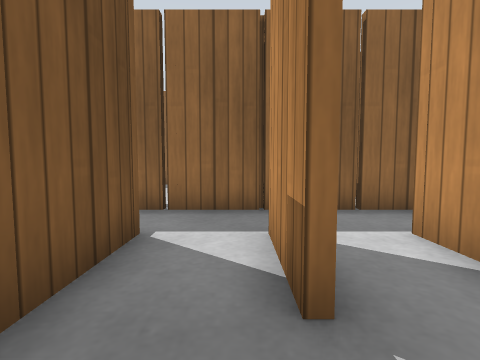
View 1 (above)

24 first-person views from a walk through a robot-simulator world made for Gazebo. The camera is 0.5 m above the floor, tilts 4° down and sees 85° across. The floor is counted in squares, 0.5 m on a side. Each view is taken from the middle of a square. On the plan, view 1 faces up. The plan holds only what a view shows up to about 11 squares ahead; the rest is blank. Simple patterns stand in for the simulator's built-in surfaces.

View 2
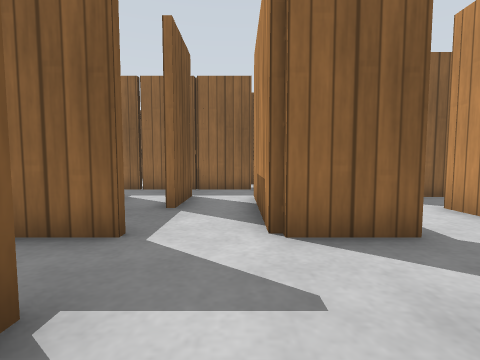

View 3
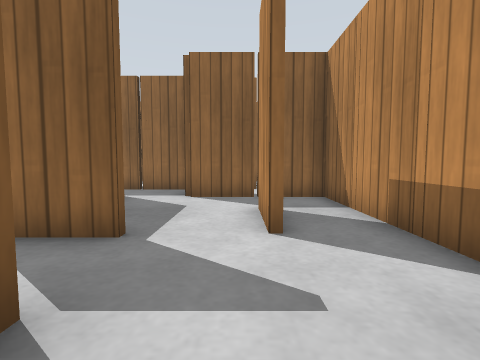

View 4
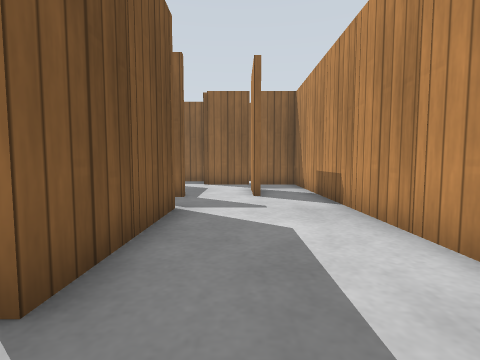

View 5
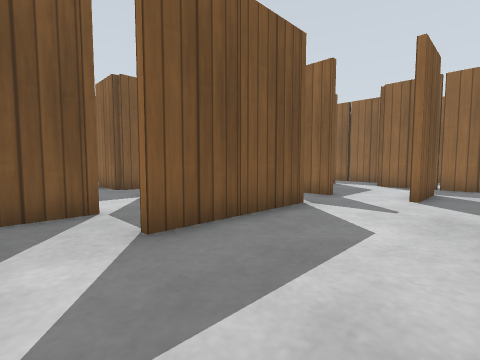

View 6
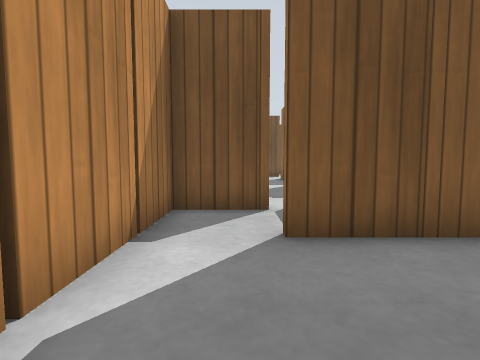

View 7
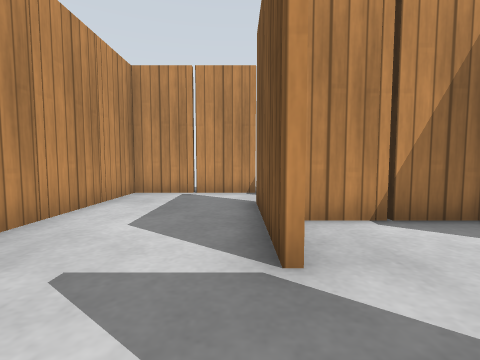

View 8
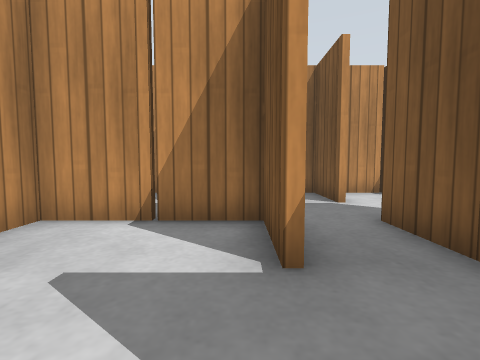

View 9
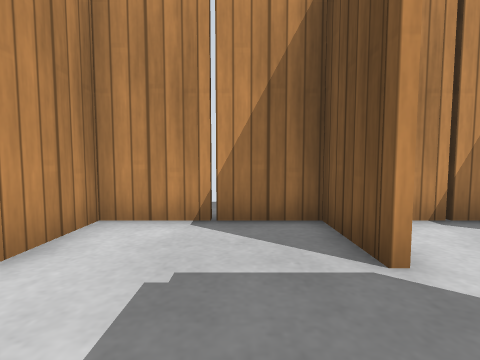

View 10
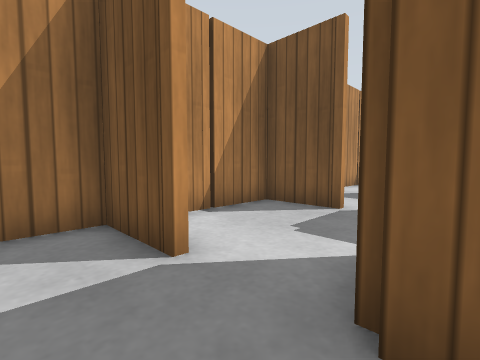

View 11
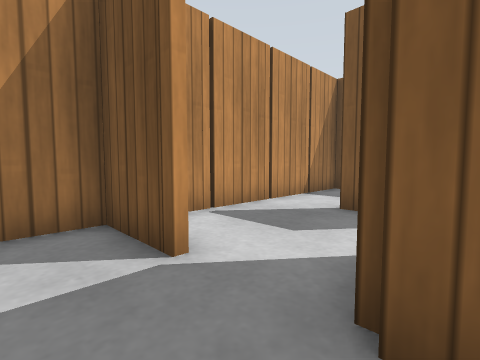

View 12
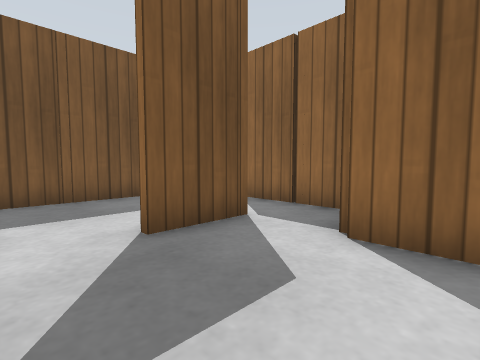

View 13
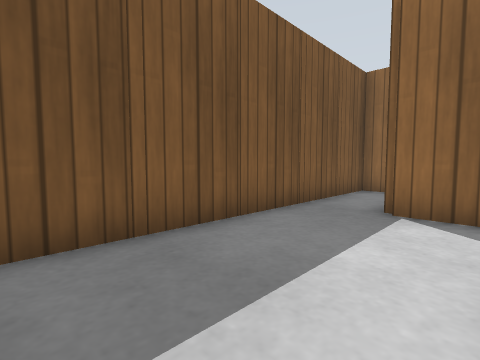

View 14
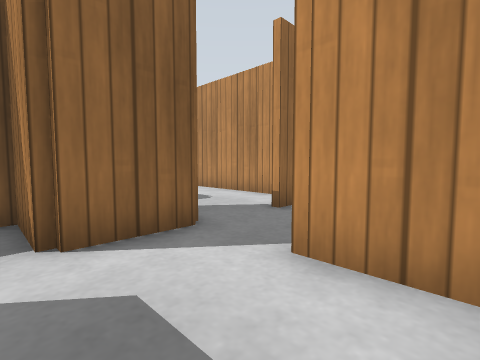

View 15
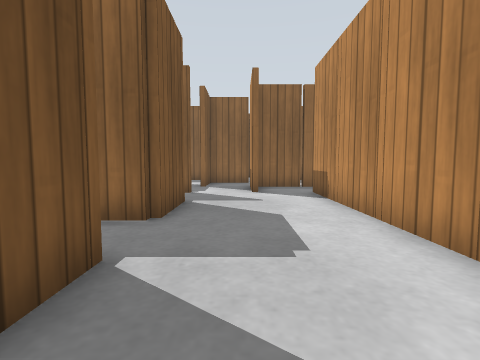

View 16
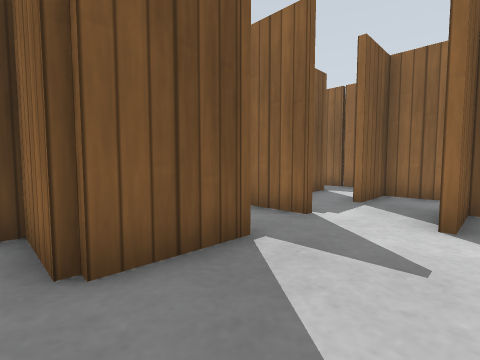

View 17
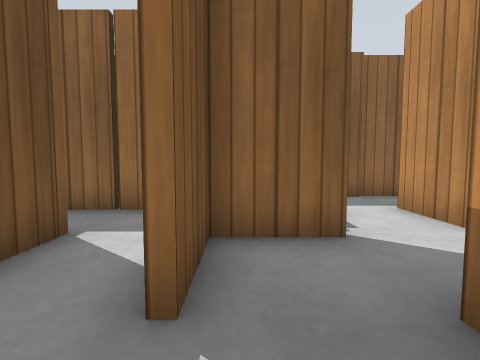

View 18
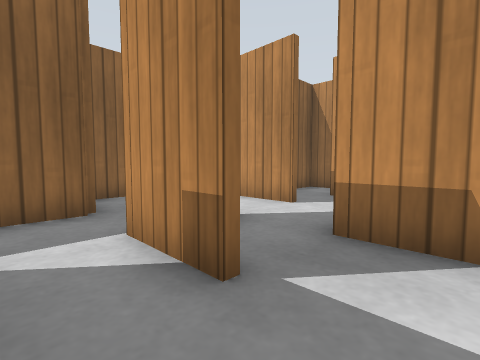

View 19
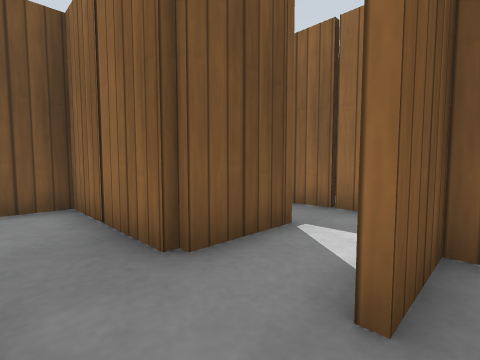

View 20
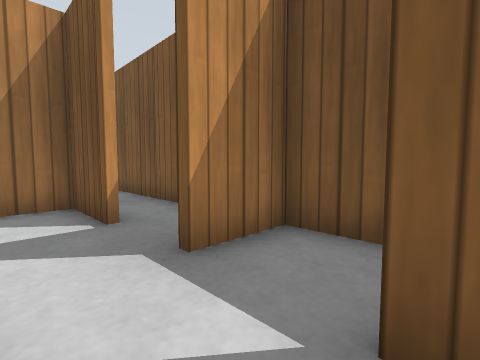

View 21
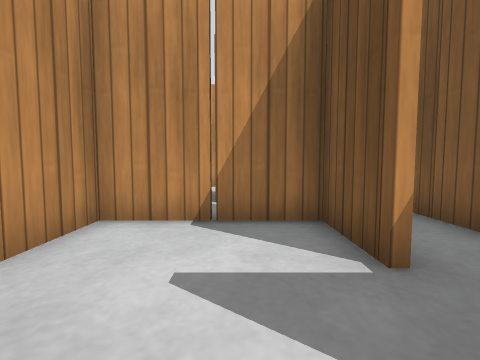

View 22
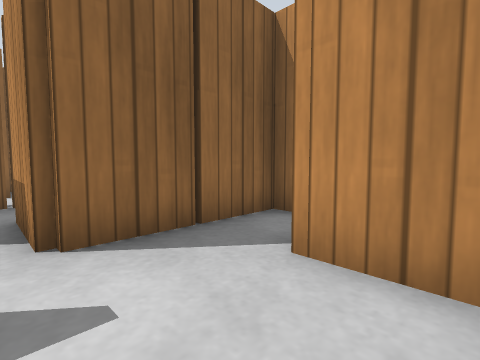

View 23
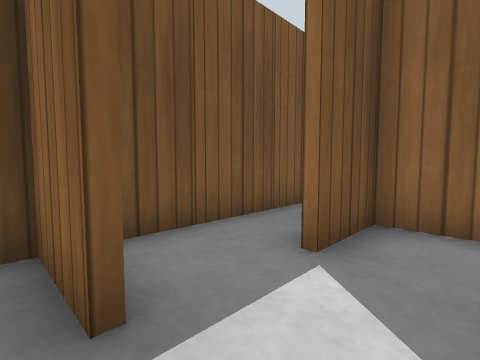

View 24
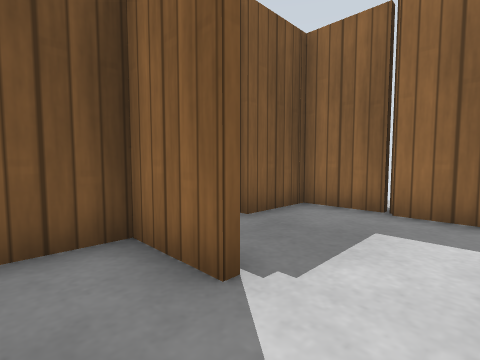

### Floor plan
Points are (right, up) in squares from view 1. A wall is a line through its corners. A room is listed if a view was taken in it or the views show most of it. See-through windows are left out.
Room 1 (views 1, 2, 3, 4, 5, 6, 7, 8, 9, 10, 11, 12, 14, 15, 16, 17, 19)
walls: (0.6, -3.4) (0.6, -4.4) (4.4, -4.4) (4.4, -3.6); (-1.4, -3.4) (-1.4, -4.6) (-3.5, -4.6); (0.5, -0.6) (-1, -0.6); (-1.6, -2.5) (-1.6, 2.5); (4.6, -3.4) (4.6, -4.6); (4.6, -4.8) (4.6, -6.5); (4.5, -0.6) (2.4, -0.6) (2.4, 2.4); (0.4, 1.5) (0.4, 2.5); (0.6, 2.5) (0.6, 1.5); (-0.5, -8.4) (1.5, -8.4); (6.4, -0.5) (6.4, 0.5); (3.6, -8.4) (8.4, -8.4) (8.4, 3.4) (4.5, 3.4); (-1.4, 2.5) (-1.4, 1.5); (-5.4, -4.6) (-7.6, -4.6); (6.6, 0.5) (6.6, -0.5); (-5.4, 0.5) (-5.4, -0.6) (-7.5, -0.6); (-4.5, -8.4) (-2.4, -8.4); (-3.6, 3.5) (-3.6, 5.5); (4.1, 5.4) (-3.4, 5.4) (-3.4, 3.5); (-5.5, 3.4) (-7.1, 3.4); (-8.6, -8.4) (-6.9, -8.4)
low walls: (-5.4, -4) (-5.4, -4.6)
ways out: opening at (-8.7, -7) to room 2; opening at (-6, 4) to room 3; opening at (-5, 5) to room 4
objects: wooden post (-7, -8); wooden post (-5, -7); wooden post (-5, -3); wooden post (-5, 1); wooden post (-3, -8); wooden post (-2, 0); wooden post (-1, -7); wooden post (-1, -3); wooden post (-1, 1); wooden post (-1, 3); wooden post (1, -8); wooden post (1, -3); wooden post (1, 3); wooden post (1, 5); wooden post (3, -7); wooden post (3, -4); wooden post (3, 1); wooden post (3, 3); wooden post (5, -8); wooden post (5, -5); wooden post (5, -3); wooden post (7, -8); wooden post (7, 1); wooden post (9, -7); wooden post (9, -5); wooden post (9, -3); wooden post (9, -1); wooden post (9, 1)
Room 2 (view 13)
walls: (-9.4, -5.5) (-9.4, -6.5); (-7.6, -4.6) (-7.6, -2.9); (-13.2, -8.4) (-8.6, -8.4); (-13.4, -1.6) (-13.4, -7.6); (-7.5, -2.6) (-11.5, -2.6)
ways out: opening at (-8.7, -7) to room 1; opening at (-13, -2.5) to room 3
objects: wooden post (-14, -6); wooden post (-14, -4); wooden post (-14, -2); wooden post (-11, -8); wooden post (-9, -8); wooden post (-9, -5)
Room 3 (views 18, 20, 21, 22, 23)
walls: (-11.5, 1.4) (-13.4, 1.4) (-13.4, -1.6); (-13.2, 1.6) (-11.5, 1.6); (-11.4, -1.4) (-11.4, -2.4) (-7.5, -2.4); (-7.4, 5.4) (-11.4, 5.4) (-11.4, 3.5); (-5.5, 1.4) (-9.6, 1.4) (-9.6, 2.5); (-13.4, 5.6) (-13.4, 2.4); (-7.6, -2.9) (-7.6, -0.5)
ways out: opening at (-6, 4) to room 1; opening at (-13, -2.5) to room 2; opening at (-13, 4.5)
objects: wooden post (-14, 0); wooden post (-14, 4); wooden post (-11, -1); wooden post (-9, -2); wooden post (-9, 3); wooden post (-8, 0); wooden post (-7, 1)
Room 4 (view 24)
walls: (-3.5, 7.4) (-5.4, 7.4) (-5.4, 5.5); (-1.6, 7.5) (-1.6, 9.5); (-5.6, 5.5) (-5.6, 7.5); (-5.4, 9.4) (-9.4, 9.4); (-7.4, 6.5) (-7.4, 5.4); (2.5, 9.4) (1.4, 9.4)
ways out: opening at (-5, 5) to room 1; opening at (-3, 9) to room 5; opening at (-8, 7)
objects: wooden post (-7, 7); wooden post (-6, 8); wooden post (-4, 6); wooden post (-1, 6); wooden post (1, 7)
Room 5 (no view inside)
walls: (-3.5, 11.6) (-4.5, 11.6); (-1.5, 11.4) (-2.5, 11.4); (-5.4, 10.5) (-5.4, 9.4)
ways out: opening at (-3, 9) to room 4; opening at (-0.5, 10.5)
objects: wooden post (-3, 12); wooden post (-2, 10)

Positions as (right, up) in squares from view 1, and headings:
1: (0, 0), facing up
2: (2, -4), facing up
3: (6, -4), facing up
4: (6, -8), facing up
5: (8, -8), facing up-left
6: (8, -7), facing left
7: (5, 0), facing down
8: (1, 0), facing down
9: (0, -4), facing down
10: (0, -4), facing down-left
11: (-4, -4), facing down-left
12: (-6, -8), facing up-left
13: (-10, -8), facing up-left
14: (-8, -8), facing up-right
15: (-4, -5), facing up
16: (-3, -1), facing up-left
17: (-5, 4), facing up
18: (-7, 4), facing up-right
19: (-5, 4), facing up-left
20: (-10, 4), facing down-left
21: (-10, 2), facing down
22: (-10, -2), facing up-right
23: (-10, 1), facing up-left
24: (-2, 6), facing up-left
